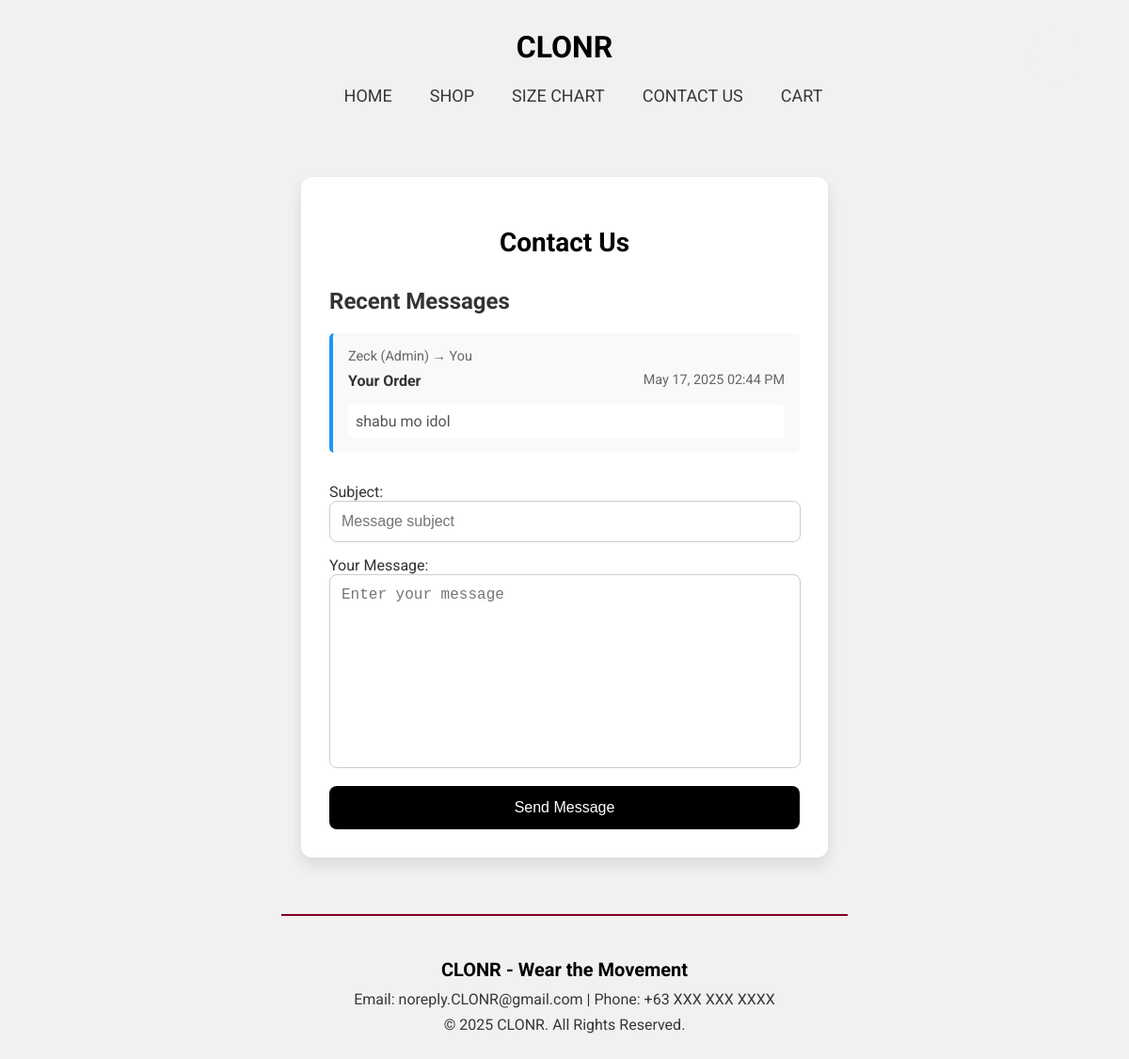
/contact.php (signed in), run on the app's committed database.
### tables this page shows
CREATE TABLE `users` (
  `id` int(100) NOT NULL,
  `name` varchar(100) NOT NULL,
  `email` varchar(100) NOT NULL,
  `password` varchar(100) NOT NULL,
  `user_type` varchar(20) NOT NULL DEFAULT 'user',
  `image` varchar(100) NOT NULL,
  `phone` varchar(15) DEFAULT NULL,
  `created_acc` timestamp NOT NULL DEFAULT current_timestamp(),
  `Status` varchar(10) NOT NULL DEFAULT 'Active',
  `balance` decimal(65,0) NOT NULL,
  `money` decimal(65,0) NOT NULL
);

CREATE TABLE `messages` (
  `id` int(11) NOT NULL,
  `parent_id` int(11) DEFAULT NULL,
  `user_id` int(11) NOT NULL,
  `sender_id` int(11) NOT NULL,
  `sender_type` enum('admin','user') NOT NULL,
  `subject` varchar(255) DEFAULT NULL,
  `message` text NOT NULL,
  `is_read` tinyint(1) DEFAULT 0,
  `is_archived` tinyint(1) DEFAULT 0,
  `is_important` tinyint(1) DEFAULT 0,
  `created_at` timestamp NOT NULL DEFAULT current_timestamp()
);

### contact.php (the view, shortened to what this page needs)
<?php
@include 'config.php';
$user_id = $_SESSION['user_id'];
$select_history = $conn->prepare("
    SELECT m.*,
           sender.name as sender_name,
           receiver.name as receiver_name
    FROM `messages` m
    LEFT JOIN users sender ON m.sender_id = sender.id
    LEFT JOIN users receiver ON m.user_id = receiver.id
    WHERE (m.sender_id = ? AND m.sender_type = 'user')
       OR (m.user_id = ? AND m.sender_type = 'admin')
    ORDER BY m.created_at DESC
    LIMIT 5
");
$select_history->execute([$user_id, $user_id]);
$message_history = $select_history->fetchAll(PDO::FETCH_ASSOC);
?>
<!DOCTYPE html>
<html lang="en">
    <head>
        <link rel="stylesheet" href="global.css"/>
        <link rel="stylesheet" href="contact.css">
        <link rel="stylesheet" href="https://cdn.jsdelivr.net/npm/bootstrap-icons@1.11.3/font/bootstrap-icons.min.css">
    </head>
    <body>
        <header>
          <div class="container">
            <a href="main.php"><h1 class="title">CLONR</h1></a>
            <nav>
              <ul class="navbar">
                <li><a href="main.php">HOME</a></li>
                <li class="dropdown">SHOP
                </li>
                <li><a href="sizechart.php">SIZE CHART</a></li>
                <li><a href="contact.php">CONTACT US</a></li>
                <li><a href="products/payment/cart.php">CART</a></li>
              </ul>
            </nav>
            <div class="profile-container">
              <?php include 'header.php'; ?>
            </div>
          </div>
        </header>
        <section class="contact">
          <h1 class="title">Contact Us</h1>
          <div class="message-history">
              <h2>Recent Messages</h2>
              <?php if(empty($message_history)): ?>
                  <p>No recent messages</p>
              <?php else: ?>
                  <?php foreach($message_history as $msg): ?>
                  <div class="history-item <?= $msg['sender_type'] === 'user' ? 'outgoing' : 'incoming' ?>">
                      <div class="message-direction">
                          <?php if($msg['sender_type'] === 'user'): ?>
                              <span>You → <?= htmlspecialchars($msg['receiver_name']) ?> (Admin)</span>
                          <?php else: ?>
                              <span><?= htmlspecialchars($msg['sender_name']) ?> (Admin) → You</span>
                          <?php endif; ?>
                      </div>
                      <div class="history-header">
                          <span class="history-subject"><?= htmlspecialchars($msg['subject']) ?></span>
                          <span class="history-date"><?= date('M d, Y h:i A', strtotime($msg['created_at'])) ?></span>
                      </div>
                      <div class="history-message">
                          <?= nl2br(htmlspecialchars($msg['message'])) ?>
                      </div>
                  </div>
                  <?php endforeach; ?>
              <?php endif; ?>
          </div>
          <form action="" method="POST" class="contact-form">
              <div class="form-group">
                  <label for="subject">Subject:</label>
                  <input type="text" id="subject" name="subject" class="box" required placeholder="Message subject">
              </div>
              <div class="form-group">
                  <label for="msg">Your Message:</label>
                  <textarea id="msg" name="msg" class="box" required placeholder="Enter your message" cols="30" rows="10"></textarea>
              </div>
              <input type="submit" value="Send Message" class="btn" name="send">
          </form>
        </section>
        <hr class="custom-hr">
        <footer>
        <div class="footer-content">
            <h2>CLONR - Wear the Movement</h2>
            <p>Email: noreply.CLONR@gmail.com | Phone: +63 XXX XXX XXXX</p>
            <p>© 2025 CLONR. All Rights Reserved.</p>
        </div>
        </footer>
    </body>
</html>

### header.php (shortened to what this page needs)
<?php
@include 'config.php';
$user_id = $_SESSION['user_id'] ?? null;
$user_data = null;
if ($user_id) {
    $select_profile = $conn->prepare("SELECT * FROM `users` WHERE id = ?");
    $select_profile->execute([$user_id]);
    $user_data = $select_profile->fetch(PDO::FETCH_ASSOC);
}
$base_url = '/clonr/';
?>
<link rel="stylesheet" href="<?= $base_url; ?>global.css">
<header class="header">
   <div class="flex">
      <div class="profile-wrapper">
            <div class="profile-icon" style="background-image:
            url('<?= $base_url; ?>uploaded_img/<?= htmlspecialchars($user_data['image'] ?? 'default.png'); ?>');
            background-size: cover; background-position: center; border-radius: 50%; width: 50px; height: 50px;">
            </div>
</div>
</header>

### global.css (style rules this page uses)
body { margin: 0; font-family: 'Roboto',sans-serif; background-color: #f1f1f1; color: #333333; }
header { padding: 10px 40px; display: flex; justify-content: center; align-items: center; position: relative; }
.title { color: #000000; font-size: 2rem; text-align: center; }
.profile-container { position: absolute; top: 10px; right: 1px; }
.header { background-color: #f1f1f1; padding: 10px 50px; position: relative; z-index: 1000; }
.header .flex { display: flex; justify-content: flex-end; align-items: center; height: 80px; }
.profile-wrapper { position: relative; display: inline-block; }
.profile-icon { width: 50px; height: 50px; border-radius: 50%; cursor: pointer; background: url('uploaded_img/logo.png') no-repeat center center/cover; border: 3px solid #f1f1f1; }
a { text-decoration: none; }
.navbar { list-style: none; display: flex; gap: 40px; z-index: 10; }
.navbar li { position: relative; cursor: pointer; font-size: 18px; color: #393737; }
.navbar a { text-decoration: none; color: inherit; }
footer { color: #000000; text-align: center; padding: 20px 20px; }
.footer-content h2 { font-size: 20px; margin-bottom: 10px; }
.footer-content p { font-size: 16px; margin: 8px 0; color: #393737; }
.custom-hr { width: 50%; border: 1px solid #800020; margin-top: 5%; }

### contact.css (style rules this page uses)
.contact { width: 100%; max-width: 500px; margin: 50px auto; padding: 30px; background-color: #fff; border-radius: 12px; box-shadow: 0 8px 16px rgba(0,0,0,0.1); }
.contact .title { font-size: 28px; text-align: center; color: #000; margin-bottom: 20px; }
.contact .box { width: 95%; padding: 12px; margin-bottom: 15px; border: 1px solid #ccc; border-radius: 8px; font-size: 16px; transition: border-color 0.3s; }
.contact textarea.box { resize: none; }
.contact .btn { width: 100%; padding: 14px; background-color: #000; color: #fff; border: none; border-radius: 8px; font-size: 16px; cursor: pointer; transition: background-color 0.3s ease; }
a { color: #721c24; }

### contact.php (style rules this page uses)
.message-history { margin: 2rem auto; max-width: 800px; }
.history-item { background: #f9f9f9; padding: 1rem; margin-bottom: 1rem; border-radius: 5px; position: relative; }
.incoming { border-left: 4px solid #2196F3; }
.history-header { display: flex; justify-content: space-between; margin-bottom: 0.5rem; }
.history-subject { font-weight: bold; color: #333; margin-bottom: 0.5rem; }
.history-date { color: #666; font-size: 0.9rem; }
.history-message { color: #555; padding: 0.5rem; background: white; border-radius: 4px; }
.contact-form { max-width: 800px; margin: 0 auto; }
.message-direction { font-size: 0.9rem; color: #666; margin-bottom: 0.5rem; }

### data on the page
messages: users.name "Zeck", subject "Your Order", created_at "May 17, 2025 02:44 PM", message "shabu mo idol"
